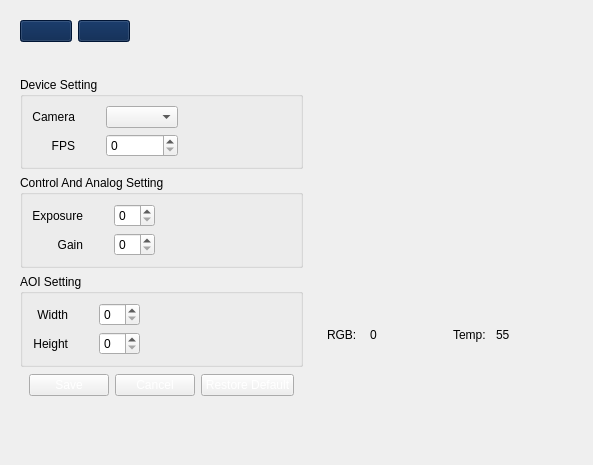
             <widget class="QWidget" name="settingpage_camera_tab">
              <attribute name="title">
               <string>Camera</string>
              </attribute>
              <layout class="QHBoxLayout" name="horizontalLayout_15">
               <item>
                <widget class="QFrame" name="settingpage_camera_left_side">
                 <property name="styleSheet">
                  <string notr="true"/>
                 </property>
                 <layout class="QVBoxLayout" name="camera_setting_lef_side">
                  <item>
                   <widget class="QFrame" name="settingpage_connection_buttons_frame">
                    <property name="styleSheet">
                     <string notr="true">QPushButton{
	width: 50px;
	min-width: 50px;
	max-width: 50px;
	background-color:rgb(0, 30, 74);

}

#settingpage_connection_buttons_frame
{
	margin-bottom: 20px;
}</string>
                    </property>
                    <layout class="QHBoxLayout" name="horizontalLayout_18">
                     <property name="leftMargin">
                      <number>0</number>
                     </property>
                     <property name="topMargin">
                      <number>0</number>
                     </property>
                     <item>
                      <widget class="QPushButton" name="settingpage_camera_disconnect_btn">
                       <property name="text">
                        <string/>
                       </property>
                       <property name="icon">
                        <iconset resource="Assets.qrc">
                         <normaloff>:/assets/Assets/icons/icons8-connection-white-50.png</normaloff>:/assets/Assets/icons/icons8-connection-white-50.png</iconset>
                       </property>
                       <property name="iconSize">
                        <size>
                         <width>40</width>
                         <height>40</height>
                        </size>
                       </property>
                      </widget>
                     </item>
                     <item>
                      <widget class="QPushButton" name="settingpage_camera_connect_btn">
                       <property name="text">
                        <string/>
                       </property>
                       <property name="icon">
                        <iconset resource="Assets.qrc">
                         <normaloff>:/assets/Assets/icons/icons8-disconnect-50.png</normaloff>:/assets/Assets/icons/icons8-disconnect-50.png</iconset>
                       </property>
                       <property name="iconSize">
                        <size>
                         <width>40</width>
                         <height>40</height>
                        </size>
                       </property>
                      </widget>
                     </item>
                     <item>
                      <spacer name="horizontalSpacer_8">
                       <property name="orientation">
                        <enum>Qt::Horizontal</enum>
                       </property>
                       <property name="sizeHint" stdset="0">
                        <size>
                         <width>40</width>
                         <height>20</height>
                        </size>
                       </property>
                      </spacer>
                     </item>
                    </layout>
                   </widget>
                  </item>
                  <item>
                   <widget class="QGroupBox" name="settingpage_camera_device_group">
                    <property name="layoutDirection">
                     <enum>Qt::LeftToRight</enum>
                    </property>
                    <property name="autoFillBackground">
                     <bool>false</bool>
                    </property>
                    <property name="title">
                     <string>Device Setting</string>
                    </property>
                    <layout class="QGridLayout" name="gridLayout_7">
                     <item row="0" column="3">
                      <spacer name="horizontalSpacer_12">
                       <property name="orientation">
                        <enum>Qt::Horizontal</enum>
                       </property>
                       <property name="sizeHint" stdset="0">
                        <size>
                         <width>40</width>
                         <height>20</height>
                        </size>
                       </property>
                      </spacer>
                     </item>
                     <item row="0" column="0">
                      <widget class="QLabel" name="settingpage_camera_device_lbl">
                       <property name="text">
                        <string>Camera</string>
                       </property>
                       <property name="alignment">
                        <set>Qt::AlignRight|Qt::AlignTrailing|Qt::AlignVCenter</set>
                       </property>
                      </widget>
                     </item>
                     <item row="1" column="0">
                      <widget class="QLabel" name="settingpage_camera_fps_lbl">
                       <property name="text">
                        <string>FPS</string>
                       </property>
                       <property name="alignment">
                        <set>Qt::AlignRight|Qt::AlignTrailing|Qt::AlignVCenter</set>
                       </property>
                      </widget>
                     </item>
                     <item row="0" column="2">
                      <widget class="QComboBox" name="settingpage_camera_device_combobox"/>
                     </item>
                     <item row="1" column="2">
                      <widget class="QSpinBox" name="settingpage_camera_fps_spinbox"/>
                     </item>
                     <item row="0" column="1">
                      <spacer name="horizontalSpacer_33">
                       <property name="orientation">
                        <enum>Qt::Horizontal</enum>
                       </property>
                       <property name="sizeType">
                        <enum>QSizePolicy::Maximum</enum>
                       </property>
                       <property name="sizeHint" stdset="0">
                        <size>
                         <width>25</width>
                         <height>20</height>
                        </size>
                       </property>
                      </spacer>
                     </item>
                    </layout>
                   </widget>
                  </item>
                  <item>
                   <widget class="QGroupBox" name="settingpage_camera_control_group">
                    <property name="title">
                     <string>Control And Analog Setting</string>
                    </property>
                    <layout class="QGridLayout" name="gridLayout_8">
                     <item row="0" column="0">
                      <widget class="QLabel" name="settingpage_camera_exposure_lbl">
                       <property name="text">
                        <string>Exposure</string>
                       </property>
                       <property name="alignment">
                        <set>Qt::AlignRight|Qt::AlignTrailing|Qt::AlignVCenter</set>
                       </property>
                      </widget>
                     </item>
                     <item row="0" column="2">
                      <widget class="QSpinBox" name="settingpage_camera_exposure_spinbox"/>
                     </item>
                     <item row="0" column="3">
                      <spacer name="horizontalSpacer_13">
                       <property name="orientation">
                        <enum>Qt::Horizontal</enum>
                       </property>
                       <property name="sizeHint" stdset="0">
                        <size>
                         <width>40</width>
                         <height>20</height>
                        </size>
                       </property>
                      </spacer>
                     </item>
                     <item row="1" column="0">
                      <widget class="QLabel" name="settingpage_camera_gain_lbl">
                       <property name="text">
                        <string>Gain</string>
                       </property>
                       <property name="alignment">
                        <set>Qt::AlignRight|Qt::AlignTrailing|Qt::AlignVCenter</set>
                       </property>
                      </widget>
                     </item>
                     <item row="1" column="2">
                      <widget class="QSpinBox" name="settingpage_camera_gain_spinbox"/>
                     </item>
                     <item row="0" column="1">
                      <spacer name="horizontalSpacer_34">
                       <property name="orientation">
                        <enum>Qt::Horizontal</enum>
                       </property>
                       <property name="sizeType">
                        <enum>QSizePolicy::Maximum</enum>
                       </property>
                       <property name="sizeHint" stdset="0">
                        <size>
                         <width>25</width>
                         <height>20</height>
                        </size>
                       </property>
                      </spacer>
                     </item>
                    </layout>
                   </widget>
                  </item>
                  <item>
                   <widget class="QGroupBox" name="settingpage_camera_AOI_group">
                    <property name="title">
                     <string>AOI Setting</string>
                    </property>
                    <layout class="QGridLayout" name="gridLayout_6">
                     <item row="0" column="0">
                      <widget class="QLabel" name="settingpage_camera_width_lbl">
                       <property name="text">
                        <string>Width</string>
                       </property>
                       <property name="alignment">
                        <set>Qt::AlignRight|Qt::AlignTrailing|Qt::AlignVCenter</set>
                       </property>
                      </widget>
                     </item>
                     <item row="1" column="0">
                      <widget class="QLabel" name="settingpage_camera_height_lbl">
                       <property name="text">
                        <string>Height</string>
                       </property>
                       <property name="alignment">
                        <set>Qt::AlignRight|Qt::AlignTrailing|Qt::AlignVCenter</set>
                       </property>
                      </widget>
                     </item>
                     <item row="1" column="2">
                      <widget class="QSpinBox" name="settingpage_camera_height_spinbox"/>
                     </item>
                     <item row="0" column="2">
                      <widget class="QSpinBox" name="settingpage_camera_width_spinbox"/>
                     </item>
                     <item row="0" column="3">
                      <spacer name="horizontalSpacer_14">
                       <property name="orientation">
                        <enum>Qt::Horizontal</enum>
                       </property>
                       <property name="sizeHint" stdset="0">
                        <size>
                         <width>40</width>
                         <height>20</height>
                        </size>
                       </property>
                      </spacer>
                     </item>
                     <item row="0" column="1">
                      <spacer name="horizontalSpacer_35">
                       <property name="orientation">
                        <enum>Qt::Horizontal</enum>
                       </property>
                       <property name="sizeType">
                        <enum>QSizePolicy::Maximum</enum>
                       </property>
                       <property name="sizeHint" stdset="0">
                        <size>
                         <width>25</width>
                         <height>20</height>
                        </size>
                       </property>
                      </spacer>
                     </item>
                    </layout>
                   </widget>
                  </item>
                  <item>
                   <widget class="QFrame" name="horizontalFrame_2">
                    <property name="styleSheet">
                     <string notr="true">QPushButton{

	color: #ffffff;

}</string>
                    </property>
                    <layout class="QHBoxLayout" name="settingpage_camera_connect_groupe">
                     <property name="topMargin">
                      <number>1</number>
                     </property>
                     <item>
                      <widget class="QPushButton" name="pushButton_7">
                       <property name="text">
                        <string>Save</string>
                       </property>
                      </widget>
                     </item>
                     <item>
                      <widget class="QPushButton" name="pushButton_6">
                       <property name="text">
                        <string>Cancel</string>
                       </property>
                      </widget>
                     </item>
                     <item>
                      <widget class="QPushButton" name="pushButton_5">
                       <property name="text">
                        <string>Restore Default</string>
                       </property>
                      </widget>
                     </item>
                    </layout>
                   </widget>
                  </item>
                  <item>
                   <spacer name="verticalSpacer_5">
                    <property name="orientation">
                     <enum>Qt::Vertical</enum>
                    </property>
                    <property name="sizeHint" stdset="0">
                     <size>
                      <width>20</width>
                      <height>40</height>
                     </size>
                    </property>
                   </spacer>
                  </item>
                 </layout>
                </widget>
               </item>
               <item>
                <layout class="QVBoxLayout" name="settingpage_camera_right_side">
                 <item>
                  <widget class="QLabel" name="settingpage_camera_live_lbl">
                   <property name="minimumSize">
                    <size>
                     <width>10</width>
                     <height>0</height>
                    </size>
                   </property>
                   <property name="maximumSize">
                    <size>
                     <width>810</width>
                     <height>800</height>
                    </size>
                   </property>
                   <property name="toolTipDuration">
                    <number>-2</number>
                   </property>
                   <property name="styleSheet">
                    <string notr="true">min-width : 0;
max-width : 800px;
max-height : 800px;
</string>
                   </property>
                   <property name="text">
                    <string/>
                   </property>
                   <property name="pixmap">
                    <pixmap resource="Assets.qrc">:/assets/Assets/images/camera-error.png</pixmap>
                   </property>
                   <property name="scaledContents">
                    <bool>true</bool>
                   </property>
                  </widget>
                 </item>
                 <item>
                  <widget class="QFrame" name="horizontalFrame_4">
                   <property name="styleSheet">
                    <string notr="true">QLabel
{
	width:auto;
	max-width: auto;
	min-width: 0px;

}</string>
                   </property>
                   <layout class="QHBoxLayout" name="horizontalLayout_16">
                    <property name="topMargin">
                     <number>19</number>
                    </property>
                    <item>
                     <widget class="QLabel" name="label_13">
                      <property name="minimumSize">
                       <size>
                        <width>47</width>
                        <height>0</height>
                       </size>
                      </property>
                      <property name="maximumSize">
                       <size>
                        <width>47</width>
                        <height>16777215</height>
                       </size>
                      </property>
                      <property name="text">
                       <string>RGB:</string>
                      </property>
                     </widget>
                    </item>
                    <item>
                     <widget class="QLabel" name="label_15">
                      <property name="minimumSize">
                       <size>
                        <width>47</width>
                        <height>0</height>
                       </size>
                      </property>
                      <property name="maximumSize">
                       <size>
                        <width>47</width>
                        <height>16777215</height>
                       </size>
                      </property>
                      <property name="text">
                       <string>0</string>
                      </property>
                     </widget>
                    </item>
                    <item>
                     <spacer name="horizontalSpacer_10">
                      <property name="orientation">
                       <enum>Qt::Horizontal</enum>
                      </property>
                      <property name="sizeHint" stdset="0">
                       <size>
                        <width>40</width>
                        <height>20</height>
                       </size>
                      </property>
                     </spacer>
                    </item>
                    <item>
                     <widget class="QLabel" name="label_20">
                      <property name="text">
                       <string>Temp: </string>
                      </property>
                     </widget>
                    </item>
                    <item>
                     <widget class="QLabel" name="label_21">
                      <property name="text">
                       <string>55</string>
                      </property>
                     </widget>
                    </item>
                    <item>
                     <spacer name="horizontalSpacer_11">
                      <property name="orientation">
                       <enum>Qt::Horizontal</enum>
                      </property>
                      <property name="sizeHint" stdset="0">
                       <size>
                        <width>40</width>
                        <height>20</height>
                       </size>
                      </property>
                     </spacer>
                    </item>
                   </layout>
                  </widget>
                 </item>
                 <item>
                  <spacer name="horizontalSpacer_9">
                   <property name="orientation">
                    <enum>Qt::Horizontal</enum>
                   </property>
                   <property name="sizeHint" stdset="0">
                    <size>
                     <width>40</width>
                     <height>20</height>
                    </size>
                   </property>
                  </spacer>
                 </item>
                </layout>
               </item>
              </layout>
             </widget>
